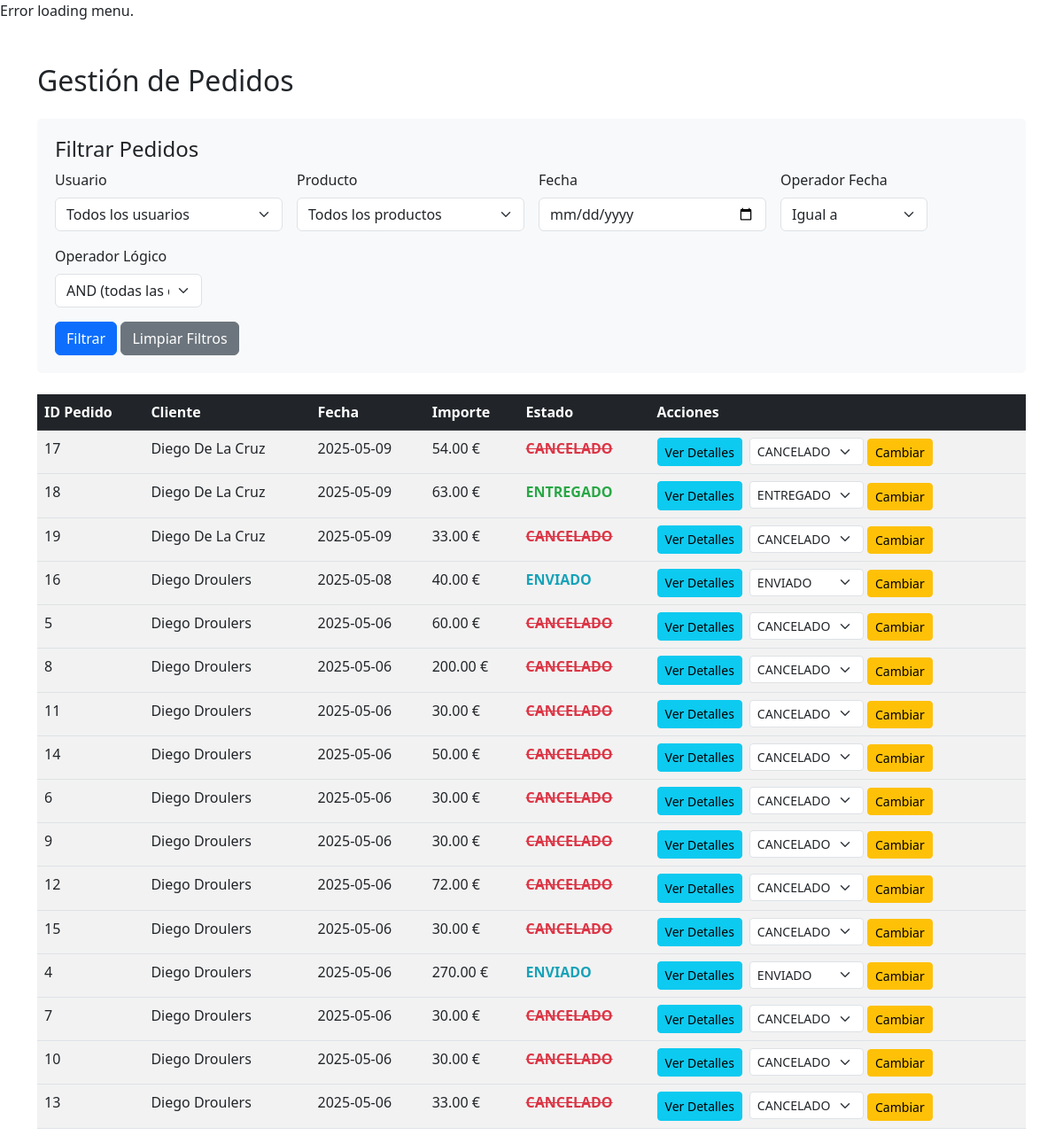
Page /pedidos.php (signed in) on the committed database.
### tables this page shows
CREATE TABLE `pedidos` (
  `codigo` int(11) NOT NULL AUTO_INCREMENT,
  `persona` int(11) NOT NULL,
  `fecha` date DEFAULT curdate(),
  `importe` decimal(8,2) DEFAULT 0.00,
  `estado` int(11) NOT NULL,
  PRIMARY KEY (`codigo`),
  KEY `pedidopor` (`persona`),
  KEY `enestado` (`estado`),
  CONSTRAINT `enestado` FOREIGN KEY (`estado`) REFERENCES `estados` (`codigo`),
  CONSTRAINT `pedidopor` FOREIGN KEY (`persona`) REFERENCES `usuarios` (`codigo`)
);

CREATE TABLE `estados` (
  `codigo` int(11) NOT NULL AUTO_INCREMENT,
  `descripcion` varchar(16) DEFAULT NULL,
  PRIMARY KEY (`codigo`)
);

### pedidos.php (the view, shortened to what this page needs)
<?php
$conexion = abrirConexionBD();
$filtro_fecha = $_GET['filtro_fecha'] ?? null;
$operador_fecha = $_GET['operador_fecha'] ?? '=';
$operador_logico = $_GET['operador_logico'] ?? 'AND';
$query_base = "SELECT DISTINCT p.codigo, p.fecha, p.importe, e.descripcion as estado,
               CONCAT(u.nombre, ' ', u.apellidos) as cliente_nombre
               FROM pedidos p
               JOIN estados e ON p.estado = e.codigo
               JOIN usuarios u ON p.persona = u.codigo
               LEFT JOIN detalle d ON p.codigo = d.codigo_pedido
               LEFT JOIN productos pr ON d.codigo_producto = pr.codigo";
$query_base .= " ORDER BY p.fecha DESC";
$stmt = mysqli_prepare($conexion, $query_base);
mysqli_stmt_execute($stmt);
$resultado = mysqli_stmt_get_result($stmt);
$pedidos = mysqli_fetch_all($resultado, MYSQLI_ASSOC);
$query_estados = "SELECT * FROM estados";
$resultado_estados = mysqli_query($conexion, $query_estados);
$estados = mysqli_fetch_all($resultado_estados, MYSQLI_ASSOC);
?>
<!DOCTYPE html>
<html lang="es">
<head>
    <link href="https://cdn.jsdelivr.net/npm/bootstrap@5.3.0/dist/css/bootstrap.min.css" rel="stylesheet">
</head>
<body>
    <mi-menu></mi-menu>
    <div class="container mt-5">
        <h2 class="mb-4">Gestión de Pedidos</h2>
        <div class="filtros mb-4">
            <h4>Filtrar Pedidos</h4>
            <form method="GET" class="row g-3">
                <div class="col-md-3">
                    <label for="filtro_usuario" class="form-label">Usuario</label>
                    <select class="form-select" id="filtro_usuario" name="filtro_usuario">
                        <option value="">Todos los usuarios</option>
                    </select>
                </div>
                <div class="col-md-3">
                    <label for="filtro_producto" class="form-label">Producto</label>
                    <select class="form-select" id="filtro_producto" name="filtro_producto">
                        <option value="">Todos los productos</option>
                    </select>
                </div>
                <div class="col-md-3">
                    <label for="filtro_fecha" class="form-label">Fecha</label>
                    <input type="date" class="form-control" id="filtro_fecha" name="filtro_fecha" value="<?= htmlspecialchars($filtro_fecha) ?>">
                </div>
                <div class="col-md-2">
                    <label for="operador_fecha" class="form-label">Operador Fecha</label>
                    <select class="form-select" id="operador_fecha" name="operador_fecha">
                        <option value="=" <?= $operador_fecha == '=' ? 'selected' : '' ?>>Igual a</option>
                    </select>
                </div>
                <div class="col-md-2">
                    <label for="operador_logico" class="form-label">Operador Lógico</label>
                    <select class="form-select" id="operador_logico" name="operador_logico">
                        <option value="AND" <?= $operador_logico == 'AND' ? 'selected' : '' ?>>AND (todas las condiciones)</option>
                    </select>
                </div>
                <div class="col-12">
                    <button type="submit" class="btn btn-primary">Filtrar</button>
                    <a href="pedidos.php" class="btn btn-secondary">Limpiar Filtros</a>
                </div>
            </form>
        </div>
        <div class="table-responsive">
            <table class="table table-striped table-hover">
                <thead class="table-dark">
                    <tr>
                        <th>ID Pedido</th>
                        <th>Cliente</th>
                        <th>Fecha</th>
                        <th>Importe</th>
                        <th>Estado</th>
                        <th>Acciones</th>
                    </tr>
                </thead>
                <tbody>
                    <?php foreach ($pedidos as $pedido): ?>
                        <tr>
                            <td><?= htmlspecialchars($pedido['codigo']) ?></td>
                            <td><?= htmlspecialchars($pedido['cliente_nombre']) ?></td>
                            <td><?= htmlspecialchars($pedido['fecha']) ?></td>
                            <td><?= htmlspecialchars($pedido['importe']) ?> €</td>
                            <td>
                                <span class="estado-<?= strtolower($pedido['estado']) ?>">
                                    <?= htmlspecialchars($pedido['estado']) ?>
                                </span>
                            </td>
                            <td>
                                <div class="d-flex gap-2">
                                    <button class="btn btn-info btn-sm" data-bs-toggle="collapse"
                                            data-bs-target="#detalles-<?= $pedido['codigo'] ?>">
                                        Ver Detalles
                                    </button>
                                    <form method="POST" class="d-inline">
                                        <select name="nuevo_estado" class="form-select form-select-sm d-inline" style="width: auto;">
                                            <?php foreach ($estados as $estado): ?>
                                                <option value="<?= $estado['codigo'] ?>"
                                                    <?= $estado['descripcion'] == $pedido['estado'] ? 'selected' : '' ?>>
                                                    <?= htmlspecialchars($estado['descripcion']) ?>
                                                </option>
                                            <?php endforeach; ?>
                                        </select>
                                        <button type="submit" name="cambiar_estado" class="btn btn-warning btn-sm">
                                            Cambiar
                                        </button>
                                    </form>
                                </div>
                            </td>
                        </tr>
                    <?php endforeach; ?>
                </tbody>
            </table>
        </div>
    </div>
</body>
</html>

### pedidos.php (style rules this page uses)
.estado-enviado { color: #17a2b8; font-weight: bold; }
.estado-entregado { color: #28a745; font-weight: bold; }
.estado-cancelado { color: #dc3545; font-weight: bold; text-decoration: line-through; }
.filtros { background-color: #f8f9fa; padding: 20px; border-radius: 5px; margin-bottom: 20px; }

### rows in the picture
pedidos: codigo "17", cliente_nombre "Diego De La Cruz", fecha "2025-05-09", importe "54.00", estado.descripcion "CANCELADO"
pedidos: codigo "18", cliente_nombre "Diego De La Cruz", fecha "2025-05-09", importe "63.00", estado.descripcion "ENTREGADO"
pedidos: codigo "19", cliente_nombre "Diego De La Cruz", fecha "2025-05-09", importe "33.00", estado.descripcion "CANCELADO"
pedidos: codigo "16", cliente_nombre "Diego Droulers", fecha "2025-05-08", importe "40.00", estado.descripcion "ENVIADO"
pedidos: codigo "5", cliente_nombre "Diego Droulers", fecha "2025-05-06", importe "60.00", estado.descripcion "CANCELADO"
pedidos: codigo "8", cliente_nombre "Diego Droulers", fecha "2025-05-06", importe "200.00", estado.descripcion "CANCELADO"
pedidos: codigo "11", cliente_nombre "Diego Droulers", fecha "2025-05-06", importe "30.00", estado.descripcion "CANCELADO"
pedidos: codigo "14", cliente_nombre "Diego Droulers", fecha "2025-05-06", importe "50.00", estado.descripcion "CANCELADO"
pedidos: codigo "6", cliente_nombre "Diego Droulers", fecha "2025-05-06", importe "30.00", estado.descripcion "CANCELADO"
pedidos: codigo "9", cliente_nombre "Diego Droulers", fecha "2025-05-06", importe "30.00", estado.descripcion "CANCELADO"
pedidos: codigo "12", cliente_nombre "Diego Droulers", fecha "2025-05-06", importe "72.00", estado.descripcion "CANCELADO"
pedidos: codigo "15", cliente_nombre "Diego Droulers", fecha "2025-05-06", importe "30.00", estado.descripcion "CANCELADO"
pedidos: codigo "4", cliente_nombre "Diego Droulers", fecha "2025-05-06", importe "270.00", estado.descripcion "ENVIADO"
pedidos: codigo "7", cliente_nombre "Diego Droulers", fecha "2025-05-06", importe "30.00", estado.descripcion "CANCELADO"
pedidos: codigo "10", cliente_nombre "Diego Droulers", fecha "2025-05-06", importe "30.00", estado.descripcion "CANCELADO"
pedidos: codigo "13", cliente_nombre "Diego Droulers", fecha "2025-05-06", importe "33.00", estado.descripcion "CANCELADO"

### other values in the picture
form field nuevo_estado "CANCELADO"
form field nuevo_estado "ENTREGADO"
form field nuevo_estado "ENVIADO"
